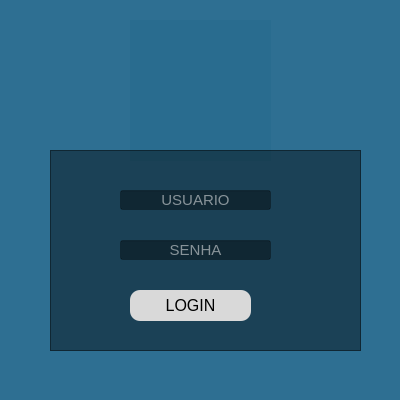
<?xml version="1.0" encoding="UTF-8"?>
<ui version="4.0">
 <class>Login</class>
 <widget class="QWidget" name="Login">
  <property name="windowModality">
   <enum>Qt::NonModal</enum>
  </property>
  <property name="enabled">
   <bool>true</bool>
  </property>
  <property name="geometry">
   <rect>
    <x>0</x>
    <y>0</y>
    <width>400</width>
    <height>400</height>
   </rect>
  </property>
  <property name="maximumSize">
   <size>
    <width>400</width>
    <height>400</height>
   </size>
  </property>
  <property name="windowTitle">
   <string>Form</string>
  </property>
  <property name="styleSheet">
   <string notr="true">
background-color: rgba(0,80,121,0.58);</string>
  </property>
  <widget class="QFrame" name="frame">
   <property name="geometry">
    <rect>
     <x>50</x>
     <y>150</y>
     <width>311</width>
     <height>201</height>
    </rect>
   </property>
   <property name="styleSheet">
    <string notr="true">background-color: rgba(0,0, 0,0.41);</string>
   </property>
   <property name="frameShape">
    <enum>QFrame::StyledPanel</enum>
   </property>
   <property name="frameShadow">
    <enum>QFrame::Raised</enum>
   </property>
   <widget class="QLineEdit" name="txt_senha">
    <property name="geometry">
     <rect>
      <x>70</x>
      <y>90</y>
      <width>151</width>
      <height>20</height>
     </rect>
    </property>
    <property name="font">
     <font>
      <pointsize>11</pointsize>
     </font>
    </property>
    <property name="styleSheet">
     <string notr="true">color: rgb(255, 255, 255);</string>
    </property>
    <property name="echoMode">
     <enum>QLineEdit::Password</enum>
    </property>
    <property name="alignment">
     <set>Qt::AlignCenter</set>
    </property>
    <property name="placeholderText">
     <string>SENHA</string>
    </property>
   </widget>
   <widget class="QPushButton" name="btn_login">
    <property name="geometry">
     <rect>
      <x>80</x>
      <y>140</y>
      <width>121</width>
      <height>31</height>
     </rect>
    </property>
    <property name="font">
     <font>
      <pointsize>12</pointsize>
     </font>
    </property>
    <property name="cursor">
     <cursorShape>PointingHandCursor</cursorShape>
    </property>
    <property name="styleSheet">
     <string notr="true">QPushButton{

	background-color: rgb(217, 217, 217);
	
	color: rgb(0, 0, 0);

	border-radius:10px
}

QPushButton:hover{
	
	background-color: rgb(0, 0, 0);
	
	color: rgb(217, 217, 217);
	
	
}</string>
    </property>
    <property name="text">
     <string>LOGIN</string>
    </property>
   </widget>
   <widget class="QLineEdit" name="txt_usuario">
    <property name="geometry">
     <rect>
      <x>70</x>
      <y>40</y>
      <width>151</width>
      <height>20</height>
     </rect>
    </property>
    <property name="sizePolicy">
     <sizepolicy hsizetype="Expanding" vsizetype="Fixed">
      <horstretch>0</horstretch>
      <verstretch>0</verstretch>
     </sizepolicy>
    </property>
    <property name="font">
     <font>
      <pointsize>11</pointsize>
     </font>
    </property>
    <property name="styleSheet">
     <string notr="true">color: rgb(255, 255, 255);
</string>
    </property>
    <property name="alignment">
     <set>Qt::AlignCenter</set>
    </property>
    <property name="placeholderText">
     <string>USUARIO</string>
    </property>
   </widget>
  </widget>
  <widget class="QLabel" name="img_login">
   <property name="geometry">
    <rect>
     <x>130</x>
     <y>20</y>
     <width>141</width>
     <height>141</height>
    </rect>
   </property>
   <property name="styleSheet">
    <string notr="true">background-color: rgba(0,80,121,0.10);</string>
   </property>
   <property name="text">
    <string/>
   </property>
   <property name="pixmap">
    <pixmap>imagens/logo_2optica.png</pixmap>
   </property>
   <property name="scaledContents">
    <bool>true</bool>
   </property>
  </widget>
  <zorder>img_login</zorder>
  <zorder>frame</zorder>
 </widget>
 <tabstops>
  <tabstop>txt_usuario</tabstop>
  <tabstop>txt_senha</tabstop>
  <tabstop>btn_login</tabstop>
 </tabstops>
 <resources/>
 <connections/>
</ui>
